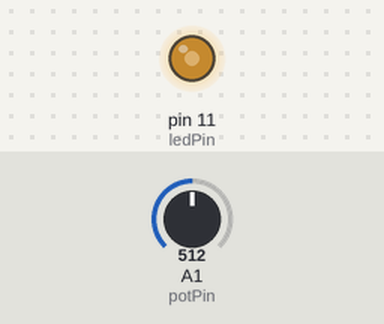
This sketch was run on a simulated Arduino Uno, built with avr-gcc and run on an emulated ATmega328P. Parts: output pins drawn as LEDs (lit = HIGH). The inputs (shaded band) are chosen by the test bench; at power-on: A1 (potPin) = 512.

Above: at 1.2 s.
1.3 s: A1 (potPin) set to 716
At 2.3 s:
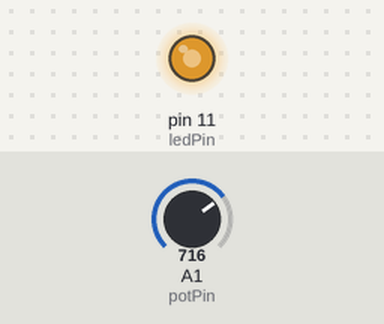
2.8 s: A1 (potPin) set to 900
At 3.7 s:
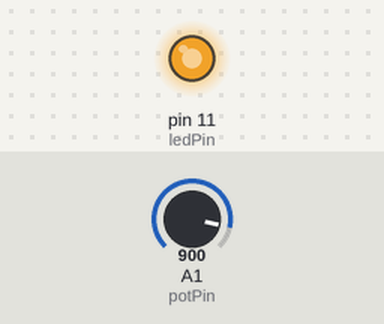
4.3 s: A1 (potPin) set to 122
At 4.7 s:
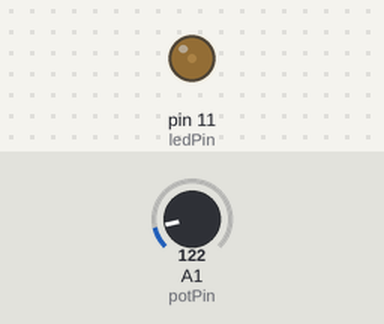
5.8 s: A1 (potPin) set to 0
At 7.0 s:
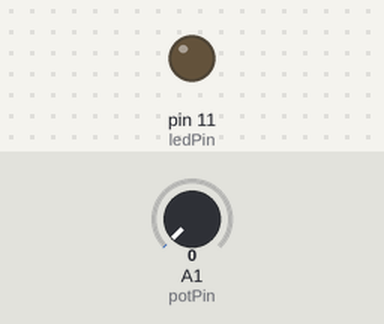
7.3 s: A1 (potPin) set to 511
At 8.2 s:
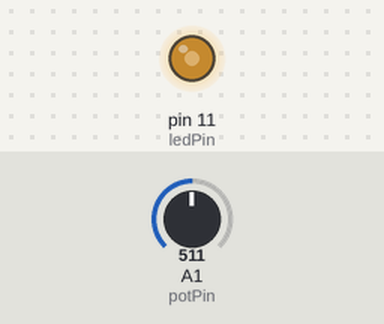
Timing chart, 0 to 9.8 s (numbered marks = the images above; inputs shaded):
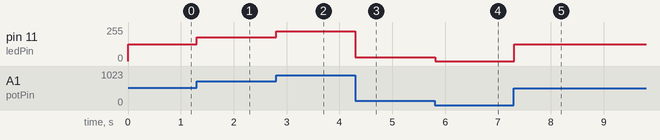

The sketch:

Project_18_Potentiometer.ino
```cpp
/*

Keye New RFID Starter Kit

Project 18

potentiometer

Edit By Keyes

*/

int potPin = A1; // Connect the potentiometer to analog pin A1

int ledPin = 11; // Connect LED to digital pin 11

int potValue = 0; // store the read values of potentiometer

int ledValue = 0; // store the brightness values of LED

void setup() {

pinMode(ledPin, OUTPUT); // set LED pin to output

}

void loop() {

potValue = analogRead(potPin); // Read the potentiometer value (range 0-1023)

ledValue = map(potValue, 0, 1023, 0, 255); // map the potentiometer value to the LED brightness(0-255)

analogWrite(ledPin, ledValue); // set LED brightness

delay(10); // delay

}
```

Measured:
- after the input at 1.3 s, pin 11 (ledPin): 127/255 → 178/255 at once
- after the input at 2.8 s, pin 11 (ledPin): 178/255 → 224/255 at once
- after the input at 4.3 s, pin 11 (ledPin): 224/255 → 30/255 at once
- after the input at 5.8 s, pin 11 (ledPin): 30/255 → 0/255 at once
- after the input at 7.3 s, pin 11 (ledPin): 0/255 → 127/255 at once
